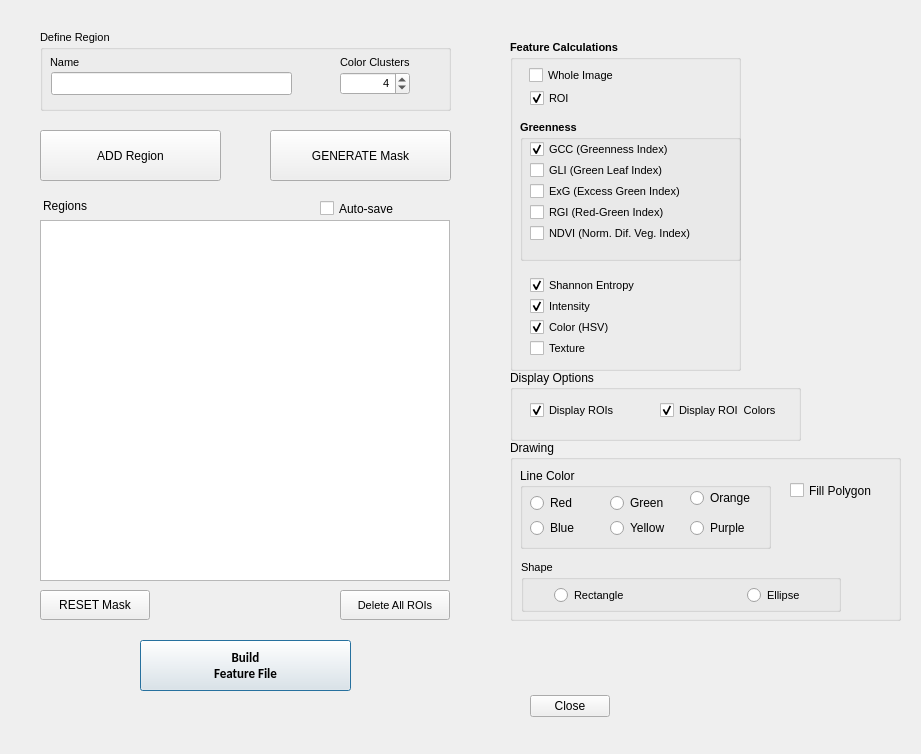
<?xml version="1.0" encoding="UTF-8"?>
<ui version="4.0">
 <class>Dialog</class>
 <widget class="QDialog" name="Dialog">
  <property name="geometry">
   <rect>
    <x>0</x>
    <y>0</y>
    <width>921</width>
    <height>754</height>
   </rect>
  </property>
  <property name="windowTitle">
   <string>Select Features</string>
  </property>
  <widget class="QDialogButtonBox" name="buttonBox_Close">
   <property name="enabled">
    <bool>false</bool>
   </property>
   <property name="geometry">
    <rect>
     <x>0</x>
     <y>670</y>
     <width>81</width>
     <height>32</height>
    </rect>
   </property>
   <property name="font">
    <font>
     <family>MS Shell Dlg 2</family>
     <pointsize>8</pointsize>
    </font>
   </property>
   <property name="orientation">
    <enum>Qt::Horizontal</enum>
   </property>
   <property name="standardButtons">
    <set>QDialogButtonBox::NoButton</set>
   </property>
  </widget>
  <widget class="QGroupBox" name="groupBox_ScalarOutputs">
   <property name="geometry">
    <rect>
     <x>510</x>
     <y>40</y>
     <width>231</width>
     <height>331</height>
    </rect>
   </property>
   <property name="font">
    <font>
     <family>MS Shell Dlg 2</family>
     <pointsize>8</pointsize>
     <weight>75</weight>
     <bold>true</bold>
    </font>
   </property>
   <property name="title">
    <string>Feature Calculations</string>
   </property>
   <property name="flat">
    <bool>true</bool>
   </property>
   <widget class="QCheckBox" name="checkBoxScalarRegion_ROI">
    <property name="geometry">
     <rect>
      <x>20</x>
      <y>50</y>
      <width>120</width>
      <height>17</height>
     </rect>
    </property>
    <property name="font">
     <font>
      <family>MS Shell Dlg 2</family>
      <pointsize>8</pointsize>
      <weight>50</weight>
      <bold>false</bold>
     </font>
    </property>
    <property name="text">
     <string>ROI</string>
    </property>
    <property name="checked">
     <bool>true</bool>
    </property>
   </widget>
   <widget class="QCheckBox" name="checkBoxScalarRegion_WholeImage">
    <property name="geometry">
     <rect>
      <x>19</x>
      <y>27</y>
      <width>120</width>
      <height>17</height>
     </rect>
    </property>
    <property name="font">
     <font>
      <family>MS Shell Dlg 2</family>
      <pointsize>8</pointsize>
      <weight>50</weight>
      <bold>false</bold>
     </font>
    </property>
    <property name="text">
     <string>Whole Image</string>
    </property>
    <property name="checked">
     <bool>false</bool>
    </property>
   </widget>
   <widget class="QGroupBox" name="groupBox_16">
    <property name="geometry">
     <rect>
      <x>10</x>
      <y>80</y>
      <width>221</width>
      <height>141</height>
     </rect>
    </property>
    <property name="font">
     <font>
      <family>MS Shell Dlg 2</family>
      <pointsize>8</pointsize>
      <weight>75</weight>
      <bold>true</bold>
     </font>
    </property>
    <property name="title">
     <string>Greenness</string>
    </property>
    <widget class="QCheckBox" name="checkBox_GCC">
     <property name="geometry">
      <rect>
       <x>10</x>
       <y>21</y>
       <width>260</width>
       <height>17</height>
      </rect>
     </property>
     <property name="font">
      <font>
       <family>MS Shell Dlg 2</family>
       <pointsize>8</pointsize>
       <weight>50</weight>
       <bold>false</bold>
      </font>
     </property>
     <property name="autoFillBackground">
      <bool>false</bool>
     </property>
     <property name="text">
      <string>GCC (Greenness Index)</string>
     </property>
     <property name="checked">
      <bool>true</bool>
     </property>
    </widget>
    <widget class="QCheckBox" name="checkBox_ExG">
     <property name="geometry">
      <rect>
       <x>10</x>
       <y>63</y>
       <width>260</width>
       <height>17</height>
      </rect>
     </property>
     <property name="font">
      <font>
       <family>MS Shell Dlg 2</family>
       <pointsize>8</pointsize>
       <weight>50</weight>
       <bold>false</bold>
      </font>
     </property>
     <property name="text">
      <string>ExG (Excess Green Index)</string>
     </property>
    </widget>
    <widget class="QCheckBox" name="checkBox_RGI">
     <property name="geometry">
      <rect>
       <x>10</x>
       <y>84</y>
       <width>260</width>
       <height>17</height>
      </rect>
     </property>
     <property name="font">
      <font>
       <family>MS Shell Dlg 2</family>
       <pointsize>8</pointsize>
       <weight>50</weight>
       <bold>false</bold>
      </font>
     </property>
     <property name="text">
      <string>RGI (Red-Green Index)</string>
     </property>
    </widget>
    <widget class="QCheckBox" name="checkBox_NDVI">
     <property name="geometry">
      <rect>
       <x>10</x>
       <y>105</y>
       <width>260</width>
       <height>17</height>
      </rect>
     </property>
     <property name="font">
      <font>
       <family>MS Shell Dlg 2</family>
       <pointsize>8</pointsize>
       <weight>50</weight>
       <bold>false</bold>
      </font>
     </property>
     <property name="text">
      <string>NDVI (Norm. Dif. Veg. Index)</string>
     </property>
    </widget>
    <widget class="QCheckBox" name="checkBox_GLI">
     <property name="geometry">
      <rect>
       <x>10</x>
       <y>42</y>
       <width>260</width>
       <height>17</height>
      </rect>
     </property>
     <property name="font">
      <font>
       <family>MS Shell Dlg 2</family>
       <pointsize>8</pointsize>
       <weight>50</weight>
       <bold>false</bold>
      </font>
     </property>
     <property name="text">
      <string>GLI (Green Leaf Index)</string>
     </property>
    </widget>
   </widget>
   <widget class="QCheckBox" name="checkBox_Texture">
    <property name="geometry">
     <rect>
      <x>20</x>
      <y>300</y>
      <width>160</width>
      <height>17</height>
     </rect>
    </property>
    <property name="font">
     <font>
      <family>MS Shell Dlg 2</family>
      <pointsize>8</pointsize>
      <weight>50</weight>
      <bold>false</bold>
     </font>
    </property>
    <property name="text">
     <string>Texture</string>
    </property>
   </widget>
   <widget class="QCheckBox" name="checkBox_ShannonEntropy">
    <property name="geometry">
     <rect>
      <x>20</x>
      <y>237</y>
      <width>160</width>
      <height>17</height>
     </rect>
    </property>
    <property name="font">
     <font>
      <family>MS Shell Dlg 2</family>
      <pointsize>8</pointsize>
      <weight>50</weight>
      <bold>false</bold>
     </font>
    </property>
    <property name="text">
     <string>Shannon Entropy</string>
    </property>
    <property name="checked">
     <bool>true</bool>
    </property>
   </widget>
   <widget class="QCheckBox" name="checkBox_Intensity">
    <property name="geometry">
     <rect>
      <x>20</x>
      <y>258</y>
      <width>160</width>
      <height>17</height>
     </rect>
    </property>
    <property name="font">
     <font>
      <family>MS Shell Dlg 2</family>
      <pointsize>8</pointsize>
      <weight>50</weight>
      <bold>false</bold>
     </font>
    </property>
    <property name="text">
     <string>Intensity</string>
    </property>
    <property name="checked">
     <bool>true</bool>
    </property>
   </widget>
   <widget class="QCheckBox" name="checkBoxColor_HSV">
    <property name="geometry">
     <rect>
      <x>20</x>
      <y>279</y>
      <width>160</width>
      <height>17</height>
     </rect>
    </property>
    <property name="font">
     <font>
      <family>MS Shell Dlg 2</family>
      <pointsize>8</pointsize>
      <weight>50</weight>
      <bold>false</bold>
     </font>
    </property>
    <property name="text">
     <string>Color (HSV)</string>
    </property>
    <property name="checked">
     <bool>true</bool>
    </property>
   </widget>
  </widget>
  <widget class="QGroupBox" name="groupBox_17">
   <property name="geometry">
    <rect>
     <x>40</x>
     <y>30</y>
     <width>411</width>
     <height>81</height>
    </rect>
   </property>
   <property name="font">
    <font>
     <family>MS Shell Dlg 2</family>
     <pointsize>8</pointsize>
    </font>
   </property>
   <property name="title">
    <string>Define Region</string>
   </property>
   <widget class="QLabel" name="label_roiName_4">
    <property name="geometry">
     <rect>
      <x>10</x>
      <y>24</y>
      <width>160</width>
      <height>16</height>
     </rect>
    </property>
    <property name="font">
     <font>
      <family>MS Shell Dlg 2</family>
      <pointsize>8</pointsize>
     </font>
    </property>
    <property name="text">
     <string>Name</string>
    </property>
   </widget>
   <widget class="QSpinBox" name="spinBoxColorClusters">
    <property name="geometry">
     <rect>
      <x>300</x>
      <y>42</y>
      <width>70</width>
      <height>23</height>
     </rect>
    </property>
    <property name="font">
     <font>
      <family>MS Shell Dlg 2</family>
      <pointsize>8</pointsize>
     </font>
    </property>
    <property name="alignment">
     <set>Qt::AlignRight|Qt::AlignTrailing|Qt::AlignVCenter</set>
    </property>
    <property name="minimum">
     <number>1</number>
    </property>
    <property name="maximum">
     <number>8</number>
    </property>
    <property name="value">
     <number>4</number>
    </property>
   </widget>
   <widget class="QLabel" name="label_6">
    <property name="geometry">
     <rect>
      <x>300</x>
      <y>24</y>
      <width>91</width>
      <height>16</height>
     </rect>
    </property>
    <property name="font">
     <font>
      <family>MS Shell Dlg 2</family>
      <pointsize>8</pointsize>
     </font>
    </property>
    <property name="text">
     <string>Color Clusters</string>
    </property>
   </widget>
   <widget class="QLineEdit" name="lineEdit_roiName">
    <property name="geometry">
     <rect>
      <x>11</x>
      <y>42</y>
      <width>241</width>
      <height>23</height>
     </rect>
    </property>
    <property name="font">
     <font>
      <family>MS Shell Dlg 2</family>
      <pointsize>8</pointsize>
     </font>
    </property>
   </widget>
  </widget>
  <widget class="QPushButton" name="pushButton_Dlg_BuildFeatureFile">
   <property name="geometry">
    <rect>
     <x>140</x>
     <y>640</y>
     <width>211</width>
     <height>51</height>
    </rect>
   </property>
   <property name="font">
    <font>
     <family>Calibri</family>
     <pointsize>10</pointsize>
     <weight>75</weight>
     <bold>true</bold>
    </font>
   </property>
   <property name="autoFillBackground">
    <bool>true</bool>
   </property>
   <property name="text">
    <string>Build
Feature File</string>
   </property>
  </widget>
  <widget class="QTableWidget" name="tableWidget">
   <property name="geometry">
    <rect>
     <x>40</x>
     <y>220</y>
     <width>410</width>
     <height>361</height>
    </rect>
   </property>
  </widget>
  <widget class="QPushButton" name="pushButton_AddMask">
   <property name="geometry">
    <rect>
     <x>40</x>
     <y>130</y>
     <width>181</width>
     <height>51</height>
    </rect>
   </property>
   <property name="autoFillBackground">
    <bool>false</bool>
   </property>
   <property name="text">
    <string>ADD Region</string>
   </property>
   <property name="flat">
    <bool>false</bool>
   </property>
  </widget>
  <widget class="QPushButton" name="pushButton_ResetMask">
   <property name="geometry">
    <rect>
     <x>40</x>
     <y>590</y>
     <width>110</width>
     <height>30</height>
    </rect>
   </property>
   <property name="text">
    <string>RESET Mask</string>
   </property>
  </widget>
  <widget class="QCheckBox" name="checkBox_MaskAutoSave">
   <property name="geometry">
    <rect>
     <x>320</x>
     <y>193</y>
     <width>121</width>
     <height>31</height>
    </rect>
   </property>
   <property name="text">
    <string>Auto-save</string>
   </property>
  </widget>
  <widget class="QPushButton" name="pushButton_GenerateMask">
   <property name="geometry">
    <rect>
     <x>270</x>
     <y>130</y>
     <width>181</width>
     <height>51</height>
    </rect>
   </property>
   <property name="autoFillBackground">
    <bool>false</bool>
   </property>
   <property name="text">
    <string>GENERATE Mask</string>
   </property>
   <property name="flat">
    <bool>false</bool>
   </property>
  </widget>
  <widget class="QDialogButtonBox" name="buttonBox_Close_2">
   <property name="geometry">
    <rect>
     <x>510</x>
     <y>690</y>
     <width>120</width>
     <height>32</height>
    </rect>
   </property>
   <property name="orientation">
    <enum>Qt::Horizontal</enum>
   </property>
   <property name="standardButtons">
    <set>QDialogButtonBox::Close</set>
   </property>
   <property name="centerButtons">
    <bool>true</bool>
   </property>
  </widget>
  <widget class="QGroupBox" name="groupBox">
   <property name="geometry">
    <rect>
     <x>510</x>
     <y>440</y>
     <width>391</width>
     <height>181</height>
    </rect>
   </property>
   <property name="title">
    <string>Drawing</string>
   </property>
   <widget class="QGroupBox" name="groupBox_DrawingColor">
    <property name="geometry">
     <rect>
      <x>10</x>
      <y>28</y>
      <width>251</width>
      <height>81</height>
     </rect>
    </property>
    <property name="title">
     <string>Line Color</string>
    </property>
    <widget class="QRadioButton" name="radioButton_DrawingColor_Red">
     <property name="geometry">
      <rect>
       <x>10</x>
       <y>25</y>
       <width>95</width>
       <height>20</height>
      </rect>
     </property>
     <property name="text">
      <string>Red</string>
     </property>
    </widget>
    <widget class="QRadioButton" name="radioButton_DrawingColor_Orange">
     <property name="geometry">
      <rect>
       <x>170</x>
       <y>20</y>
       <width>95</width>
       <height>20</height>
      </rect>
     </property>
     <property name="text">
      <string>Orange</string>
     </property>
    </widget>
    <widget class="QRadioButton" name="radioButton_DrawingColor_Yellow">
     <property name="geometry">
      <rect>
       <x>90</x>
       <y>50</y>
       <width>95</width>
       <height>20</height>
      </rect>
     </property>
     <property name="text">
      <string>Yellow</string>
     </property>
    </widget>
    <widget class="QRadioButton" name="radioButton_DrawingColor_Green">
     <property name="geometry">
      <rect>
       <x>90</x>
       <y>25</y>
       <width>95</width>
       <height>20</height>
      </rect>
     </property>
     <property name="text">
      <string>Green</string>
     </property>
    </widget>
    <widget class="QRadioButton" name="radioButton_DrawingColor_Blue">
     <property name="geometry">
      <rect>
       <x>10</x>
       <y>50</y>
       <width>95</width>
       <height>20</height>
      </rect>
     </property>
     <property name="text">
      <string>Blue</string>
     </property>
    </widget>
    <widget class="QRadioButton" name="radioButton_DrawingColor_Purple">
     <property name="geometry">
      <rect>
       <x>170</x>
       <y>50</y>
       <width>95</width>
       <height>20</height>
      </rect>
     </property>
     <property name="text">
      <string>Purple</string>
     </property>
    </widget>
   </widget>
   <widget class="QCheckBox" name="checkBox_FillPolygon">
    <property name="geometry">
     <rect>
      <x>280</x>
      <y>40</y>
      <width>151</width>
      <height>21</height>
     </rect>
    </property>
    <property name="text">
     <string>Fill Polygon</string>
    </property>
   </widget>
   <widget class="QGroupBox" name="groupBox_18">
    <property name="geometry">
     <rect>
      <x>11</x>
      <y>120</y>
      <width>320</width>
      <height>52</height>
     </rect>
    </property>
    <property name="font">
     <font>
      <family>MS Shell Dlg 2</family>
      <pointsize>8</pointsize>
     </font>
    </property>
    <property name="title">
     <string>Shape</string>
    </property>
    <widget class="QWidget" name="layoutWidget">
     <property name="geometry">
      <rect>
       <x>33</x>
       <y>25</y>
       <width>251</width>
       <height>22</height>
      </rect>
     </property>
     <layout class="QHBoxLayout" name="horizontalLayout">
      <item>
       <widget class="QRadioButton" name="radioButton_ROIShapeRectangle">
        <property name="font">
         <font>
          <family>MS Shell Dlg 2</family>
          <pointsize>8</pointsize>
         </font>
        </property>
        <property name="text">
         <string>Rectangle</string>
        </property>
       </widget>
      </item>
      <item>
       <spacer name="horizontalSpacer_8">
        <property name="font">
         <font>
          <family>MS Shell Dlg 2</family>
          <pointsize>8</pointsize>
         </font>
        </property>
        <property name="orientation">
         <enum>Qt::Horizontal</enum>
        </property>
        <property name="sizeHint" stdset="0">
         <size>
          <width>98</width>
          <height>13</height>
         </size>
        </property>
       </spacer>
      </item>
      <item>
       <widget class="QRadioButton" name="radioButton_ROIShapeEllipse">
        <property name="font">
         <font>
          <family>MS Shell Dlg 2</family>
          <pointsize>8</pointsize>
         </font>
        </property>
        <property name="text">
         <string>Ellipse</string>
        </property>
       </widget>
      </item>
     </layout>
    </widget>
   </widget>
  </widget>
  <widget class="QPushButton" name="pushButton_deleteAllROIs">
   <property name="geometry">
    <rect>
     <x>340</x>
     <y>590</y>
     <width>110</width>
     <height>30</height>
    </rect>
   </property>
   <property name="font">
    <font>
     <family>MS Shell Dlg 2</family>
     <pointsize>8</pointsize>
    </font>
   </property>
   <property name="text">
    <string>Delete All ROIs</string>
   </property>
  </widget>
  <widget class="QGroupBox" name="groupBox_2">
   <property name="geometry">
    <rect>
     <x>510</x>
     <y>370</y>
     <width>291</width>
     <height>71</height>
    </rect>
   </property>
   <property name="title">
    <string>Display Options</string>
   </property>
   <widget class="QCheckBox" name="checkBoxDisplayROIs">
    <property name="geometry">
     <rect>
      <x>20</x>
      <y>30</y>
      <width>98</width>
      <height>20</height>
     </rect>
    </property>
    <property name="font">
     <font>
      <family>MS Shell Dlg 2</family>
      <pointsize>8</pointsize>
     </font>
    </property>
    <property name="text">
     <string>Display ROIs</string>
    </property>
    <property name="checked">
     <bool>true</bool>
    </property>
   </widget>
   <widget class="QCheckBox" name="checkBoxCalcColors">
    <property name="geometry">
     <rect>
      <x>150</x>
      <y>30</y>
      <width>136</width>
      <height>20</height>
     </rect>
    </property>
    <property name="font">
     <font>
      <family>MS Shell Dlg 2</family>
      <pointsize>8</pointsize>
     </font>
    </property>
    <property name="toolTip">
     <string>Check this box to only train on colors when 'Add' is clicked.</string>
    </property>
    <property name="text">
     <string>Display ROI  Colors</string>
    </property>
    <property name="checked">
     <bool>true</bool>
    </property>
   </widget>
  </widget>
  <widget class="QLabel" name="label">
   <property name="geometry">
    <rect>
     <x>43</x>
     <y>195</y>
     <width>81</width>
     <height>21</height>
    </rect>
   </property>
   <property name="text">
    <string>Regions</string>
   </property>
  </widget>
 </widget>
 <tabstops>
  <tabstop>lineEdit_roiName</tabstop>
  <tabstop>checkBoxScalarRegion_WholeImage</tabstop>
  <tabstop>checkBoxScalarRegion_ROI</tabstop>
  <tabstop>checkBox_ShannonEntropy</tabstop>
  <tabstop>checkBox_Intensity</tabstop>
  <tabstop>checkBox_Texture</tabstop>
  <tabstop>checkBoxColor_HSV</tabstop>
  <tabstop>checkBox_GCC</tabstop>
  <tabstop>checkBox_GLI</tabstop>
  <tabstop>checkBox_ExG</tabstop>
  <tabstop>checkBox_RGI</tabstop>
  <tabstop>checkBox_NDVI</tabstop>
  <tabstop>pushButton_Dlg_BuildFeatureFile</tabstop>
  <tabstop>spinBoxColorClusters</tabstop>
  <tabstop>pushButton_deleteAllROIs</tabstop>
  <tabstop>radioButton_ROIShapeRectangle</tabstop>
  <tabstop>radioButton_ROIShapeEllipse</tabstop>
 </tabstops>
 <resources/>
 <connections>
  <connection>
   <sender>buttonBox_Close</sender>
   <signal>accepted()</signal>
   <receiver>Dialog</receiver>
   <slot>accept()</slot>
   <hints>
    <hint type="sourcelabel">
     <x>248</x>
     <y>254</y>
    </hint>
    <hint type="destinationlabel">
     <x>157</x>
     <y>274</y>
    </hint>
   </hints>
  </connection>
  <connection>
   <sender>buttonBox_Close</sender>
   <signal>rejected()</signal>
   <receiver>Dialog</receiver>
   <slot>reject()</slot>
   <hints>
    <hint type="sourcelabel">
     <x>316</x>
     <y>260</y>
    </hint>
    <hint type="destinationlabel">
     <x>286</x>
     <y>274</y>
    </hint>
   </hints>
  </connection>
 </connections>
</ui>
